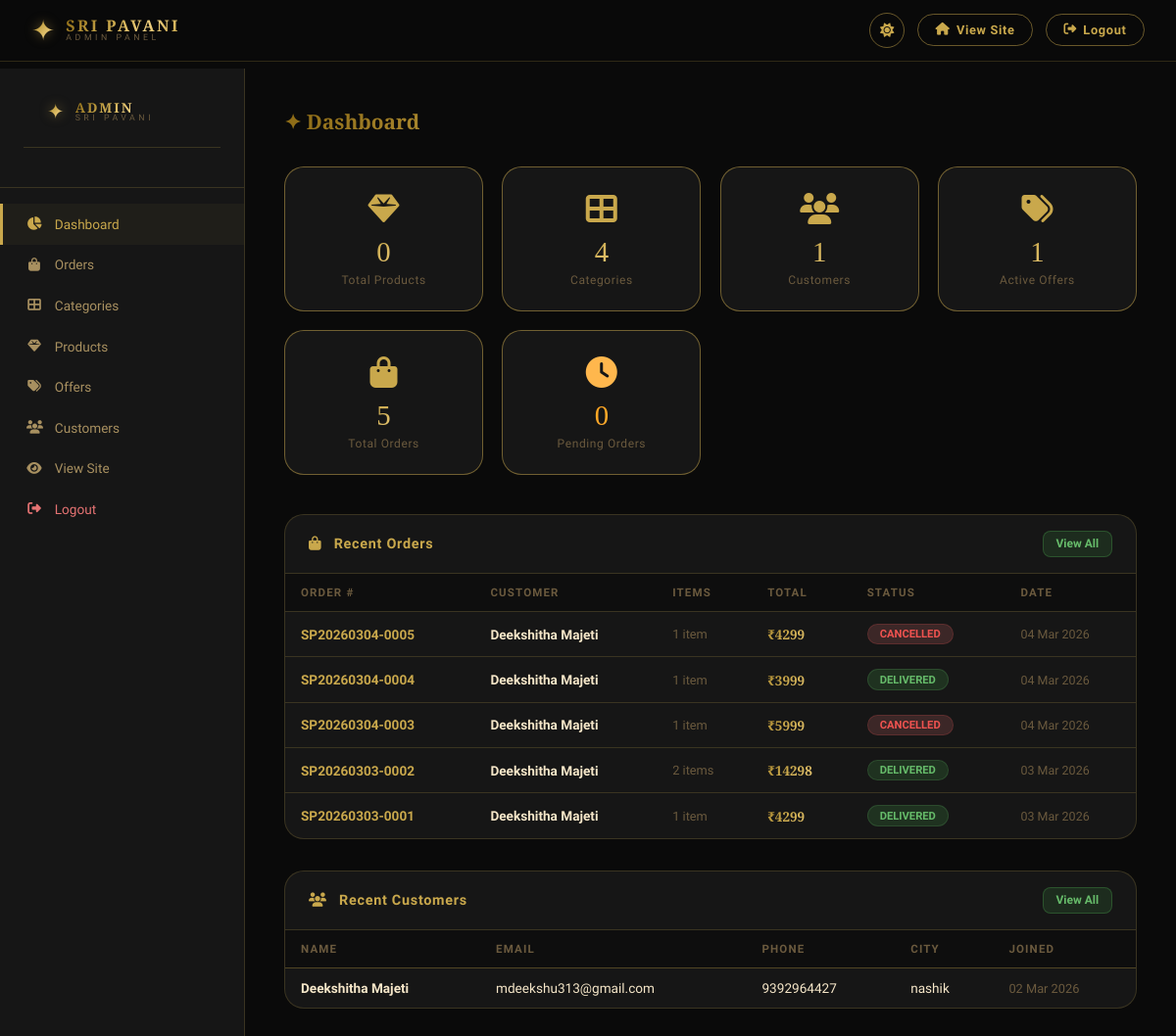
The page /admin (signed in) on the database its author committed.
### app.py (models this page shows, shortened)
class Order(db.Model):
    id                 = db.Column(db.Integer, primary_key=True)
    user_id            = db.Column(db.Integer, db.ForeignKey('user.id'), nullable=False)
    order_number       = db.Column(db.String(20), unique=True, nullable=False)
    total              = db.Column(db.Float, nullable=False)
    payment_method     = db.Column(db.String(30), nullable=False)
    status             = db.Column(db.String(20), default='pending')
    delivery_name      = db.Column(db.String(150))
    delivery_phone     = db.Column(db.String(20))
    delivery_address   = db.Column(db.Text)
    delivery_city      = db.Column(db.String(100))
    delivery_state     = db.Column(db.String(100))
    delivery_pincode   = db.Column(db.String(10))
    estimated_delivery = db.Column(db.String(100), default='5-7 business days')
    admin_note         = db.Column(db.Text)
    created_at         = db.Column(db.DateTime, default=datetime.utcnow)
    items              = db.relationship('OrderItem', backref='order', lazy=True)

class User(UserMixin, db.Model):
    id            = db.Column(db.Integer, primary_key=True)
    name          = db.Column(db.String(150), nullable=False)
    email         = db.Column(db.String(150), unique=True, nullable=False)
    phone         = db.Column(db.String(20))
    dob           = db.Column(db.String(20))
    gender        = db.Column(db.String(10))
    address       = db.Column(db.Text)
    city          = db.Column(db.String(100))
    state         = db.Column(db.String(100))
    pincode       = db.Column(db.String(10))
    password_hash = db.Column(db.String(256))
    is_admin      = db.Column(db.Boolean, default=False)
    created_at    = db.Column(db.DateTime, default=datetime.utcnow)
    cart_items    = db.relationship('CartItem', backref='user', lazy=True)
    orders        = db.relationship('Order', backref='user', lazy=True)

### app.py (the view)
@app.route('/admin')
@login_required
@admin_required
def admin_dashboard():
    total_products   = Product.query.count()
    total_users      = User.query.filter_by(is_admin=False).count()
    total_categories = Category.query.count()
    total_offers     = Offer.query.count()
    total_orders     = Order.query.count()
    pending_orders   = Order.query.filter_by(status='pending').count()
    recent_orders    = Order.query.order_by(Order.created_at.desc()).limit(5).all()
    recent_users     = User.query.filter_by(is_admin=False).order_by(User.created_at.desc()).limit(5).all()
    return render_template('admin/dashboard.html',
                           total_products=total_products, total_users=total_users,
                           total_categories=total_categories, total_offers=total_offers,
                           total_orders=total_orders, pending_orders=pending_orders,
                           recent_orders=recent_orders, recent_users=recent_users)

### app.py (called while the page is built)
@login_manager.user_loader
def load_user(user_id):
    return User.query.get(int(user_id))

def admin_required(f):
    from functools import wraps
    @wraps(f)
    def decorated(*args, **kwargs):
        if not current_user.is_authenticated or not current_user.is_admin:
            flash('Admin access required', 'error')
            return redirect(url_for('login'))
        return f(*args, **kwargs)
    return decorated

### templates/admin/dashboard.html (shortened to what this page needs)
{% extends "admin/base_admin.html" %}
{% block content %}
<h1 class="admin-page-title">✦ Dashboard</h1>
<div class="stats-grid">
  <div class="stat-card">
    <div class="stat-icon"><i class="fas fa-gem"></i></div>
    <div class="stat-number">{{ total_products }}</div>
    <div class="stat-label">Total Products</div>
  </div>
  <div class="stat-card">
    <div class="stat-icon"><i class="fas fa-th-large"></i></div>
    <div class="stat-number">{{ total_categories }}</div>
    <div class="stat-label">Categories</div>
  </div>
  <div class="stat-card">
    <div class="stat-icon"><i class="fas fa-users"></i></div>
    <div class="stat-number">{{ total_users }}</div>
    <div class="stat-label">Customers</div>
  </div>
  <div class="stat-card">
    <div class="stat-icon"><i class="fas fa-tags"></i></div>
    <div class="stat-number">{{ total_offers }}</div>
    <div class="stat-label">Active Offers</div>
  </div>
  <div class="stat-card">
    <div class="stat-icon"><i class="fas fa-shopping-bag"></i></div>
    <div class="stat-number">{{ total_orders }}</div>
    <div class="stat-label">Total Orders</div>
  </div>
  <div class="stat-card">
    <div class="stat-icon" style="color:#ffb74d"><i class="fas fa-clock"></i></div>
    <div class="stat-number" style="background:linear-gradient(135deg,#ff9800,#ffb74d);-webkit-background-clip:text;-webkit-text-fill-color:transparent">
      {{ pending_orders }}
    </div>
    <div class="stat-label">Pending Orders</div>
  </div>
</div>
<div class="admin-card" style="margin-bottom:2rem">
  <div class="admin-card-header">
    <h3><i class="fas fa-shopping-bag" style="margin-right:.5rem"></i> Recent Orders</h3>
    <a href="{{ url_for('admin_orders') }}" class="btn-sm btn-success">View All</a>
  </div>
  <div class="resp-table-wrap">
    <table class="admin-table dashboard-recent-table">
      <thead>
        <tr><th>Order #</th><th>Customer</th><th>Items</th><th>Total</th><th>Status</th><th>Date</th></tr>
      </thead>
      <tbody>
        {% for order in recent_orders %}
        {% set sc = status_colors.get(order.status, ('rgba(100,100,100,.15)','#aaa')) %}
        <tr>
          <td>
            <a href="{{ url_for('admin_order_detail', order_id=order.id) }}"
               style="color:var(--gold);font-weight:700;font-size:.85rem;text-decoration:none">
              {{ order.order_number }}
            </a>
          </td>
          <td style="font-weight:600;font-size:.85rem">{{ order.user.name }}</td>
          <td style="font-size:.8rem;color:var(--text-muted)">{{ order.items|length }} item{{ 's' if order.items|length != 1 }}</td>
          <td style="font-family:'Cinzel Decorative',serif;font-size:.85rem;background:var(--gold-gradient);-webkit-background-clip:text;-webkit-text-fill-color:transparent;font-weight:700">
            ₹{{ "%.0f"|format(order.total) }}
          </td>
          <td>
            <span style="display:inline-block;padding:.2rem .75rem;border-radius:20px;font-size:.7rem;font-weight:700;
                         background:{{ sc[0] }};color:{{ sc[1] }};border:1px solid {{ sc[1] }}30">
              {{ order.status|upper }}
            </span>
          </td>
          <td style="font-size:.78rem;color:var(--text-muted)">{{ order.created_at.strftime('%d %b %Y') }}</td>
        </tr>
        {% endfor %}
      </tbody>
    </table>
  </div>
</div>
<div class="admin-card">
  <div class="admin-card-header">
    <h3><i class="fas fa-users" style="margin-right:.5rem"></i> Recent Customers</h3>
    <a href="{{ url_for('admin_customers') }}" class="btn-sm btn-success">View All</a>
  </div>
  <div class="resp-table-wrap">
    <table class="admin-table">
      <thead>
        <tr><th>Name</th><th>Email</th><th>Phone</th><th>City</th><th>Joined</th></tr>
      </thead>
      <tbody>
        {% for user in recent_users %}
        <tr>
          <td><strong>{{ user.name }}</strong></td>
          <td>{{ user.email }}</td>
          <td>{{ user.phone or '—' }}</td>
          <td>{{ user.city or '—' }}</td>
          <td style="color:var(--text-muted);font-size:.8rem">{{ user.created_at.strftime('%d %b %Y') }}</td>
        </tr>
        {% endfor %}
      </tbody>
    </table>
  </div>
</div>
{% endblock %}

### static/css/style.css (style rules this page uses)
:root[data-theme="dark"] { --bg-primary:#0a0a0a;--bg-secondary:#111111;--bg-card:#161616;--bg-nav:rgba(10,10,10,0.92); --gold:#c9a84c;--gold-light:#e8c97e;--gold-dark:#8b6914; --gold-gradient:linear-gradient(135deg,#8b6914 0%,#c9a84c 40%,#f0d080 70%,#c9a84c 100%); --ombre-hero:linear-gradient(160deg,#0a0a0a 0%,#1a1200 40%,#2a1f00 70%,#0a0a0a 100%); --text-primary:#f5e6c8;--text-secondary:#a89060;--text-muted:#6b5a3e; --border:rgba(201,168,76,0.2);--border-gold:rgba(201,168,76,0.5); --shadow:0 8px 40px rgba(0,0,0,0.6);--shadow-gold:0 4px 20px rgba(201,168,76,0.15); --card-hover:rgba(201,168,76,0.05);--badge-bg:#c9a84c;--badge-text:#0a0a0a; --input-bg:#1e1e1e;--section-alt:#0e0e0e;--toast-success:#1a3a1a;--toast-error:#3a1a1a; }
*,*::before,*::after { margin:0;padding:0;box-sizing:border-box }
html { scroll-behavior:smooth }
body { font-family:'Josefin Sans',sans-serif;background:var(--bg-primary);color:var(--text-primary);min-height:100vh;transition:background .4s,color .4s;overflow-x:hidden }
a { text-decoration:none;color:inherit }
.admin-page-title { font-family:'Cinzel Decorative',serif;font-size:1.3rem;background:var(--gold-gradient);-webkit-background-clip:text;-webkit-text-fill-color:transparent;margin-bottom:2rem }
.stats-grid { display:grid;grid-template-columns:repeat(auto-fit,minmax(180px,1fr));gap:1.2rem;margin-bottom:2.5rem }
.stat-card { background:var(--bg-card);border:1px solid var(--border-gold);border-radius:20px;padding:1.5rem;text-align:center }
.stat-icon { font-size:2rem;color:var(--gold);margin-bottom:.5rem }
.stat-number { font-family:'Cinzel Decorative',serif;font-size:1.8rem;background:var(--gold-gradient);-webkit-background-clip:text;-webkit-text-fill-color:transparent;margin-bottom:.3rem }
.stat-label { font-size:.75rem;color:var(--text-muted);letter-spacing:.05em }
.admin-card { background:var(--bg-card);border:1px solid var(--border);border-radius:20px;overflow:hidden;margin-bottom:2rem }
.admin-card-header { padding:1rem 1.5rem;border-bottom:1px solid var(--border);display:flex;align-items:center;justify-content:space-between }
.admin-card-header h3 { font-size:.9rem;font-weight:700;color:var(--gold);letter-spacing:.05em }
.admin-table { width:100%;border-collapse:collapse;font-size:.85rem }
.admin-table th { text-align:left;padding:.75rem 1rem;background:var(--section-alt);color:var(--text-muted);font-size:.72rem;letter-spacing:.1em;text-transform:uppercase;border-bottom:1px solid var(--border) }
.admin-table td { padding:.75rem 1rem;border-bottom:1px solid var(--border);vertical-align:middle }
.admin-table tr:last-child td { border-bottom:none }
.btn-sm { padding:.35rem .8rem;border-radius:8px;font-size:.75rem;font-weight:600;cursor:pointer;transition:all .2s;border:1px solid transparent }
.btn-success { background:rgba(76,175,80,.15);color:#66bb6a;border-color:rgba(76,175,80,.3) }
.resp-table-wrap { overflow-x: auto; }
@media (min-width: 769px) { .resp-table-wrap { display: block !important; } }

### rows shown on the page
Order: order_number "SP20260304-0005", user.name "Deekshitha Majeti", items|length "1", total "4299", status "CANCELLED", created_at "04 Mar 2026"
Order: order_number "SP20260304-0004", user.name "Deekshitha Majeti", items|length "1", total "3999", status "DELIVERED", created_at "04 Mar 2026"
Order: order_number "SP20260304-0003", user.name "Deekshitha Majeti", items|length "1", total "5999", status "CANCELLED", created_at "04 Mar 2026"
Order: order_number "SP20260303-0002", user.name "Deekshitha Majeti", items|length "2", items "s", total "14298", status "DELIVERED", created_at "03 Mar 2026"
Order: order_number "SP20260303-0001", user.name "Deekshitha Majeti", items|length "1", total "4299", status "DELIVERED", created_at "03 Mar 2026"
User: name "Deekshitha Majeti", email "mdeekshu313@gmail.com", phone "9392964427", city "nashik", created_at "02 Mar 2026"

### other values the page prints
{{ total_products }} "0"
{{ total_categories }} "4"
{{ total_users }} "1"
{{ total_offers }} "1"
{{ total_orders }} "5"
{{ pending_orders }} "0"
